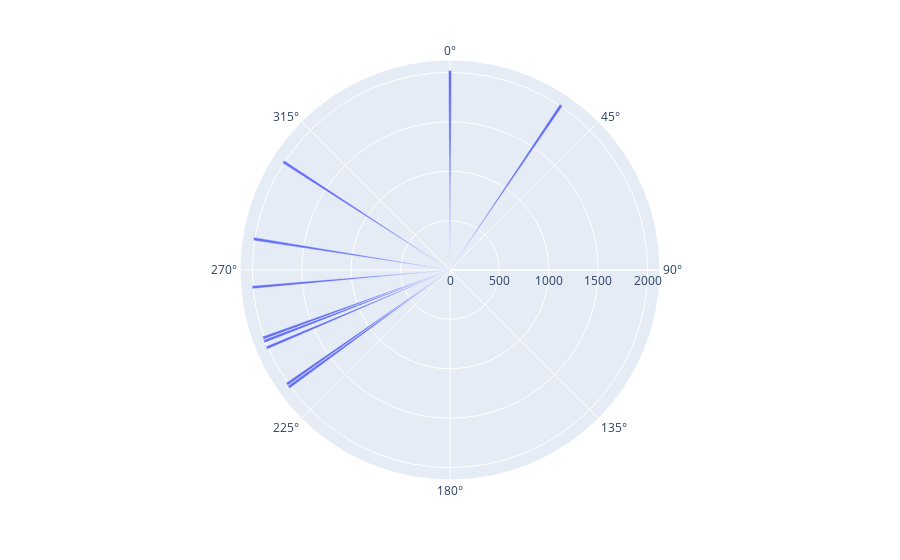

Write notebook code for a chart like this one.
### Code cell
px.bar_polar(r=years , theta = sales)

### Figure 1 — Plotly figure (JSON) as saved in the notebook; plotly's stock layout.template omitted (floating-point values rounded to 4 significant figures)
{"data": [{"hovertemplate": "r=%{r}<br>theta=%{theta}<extra></extra>", "legendgroup": "", "marker": {"color": "#636efa", "pattern": {"shape": ""}}, "name": "", "r": [2010, 2011, 2012, 2013, 2014, 2015, 2016, 2017, 2018, 2019], "showlegend": false, "subplot": "polar", "theta": [4225, 3183, 3159, 4714, 3490, 2395, 4929, 3847, 2394, 2160], "type": "barpolar"}], "layout": {"barmode": "relative", "legend": {"tracegroupgap": 0}, "margin": {"t": 60}, "polar": {"angularaxis": {"direction": "clockwise", "rotation": 90}, "domain": {"x": [0, 1], "y": [0, 1]}}}}
